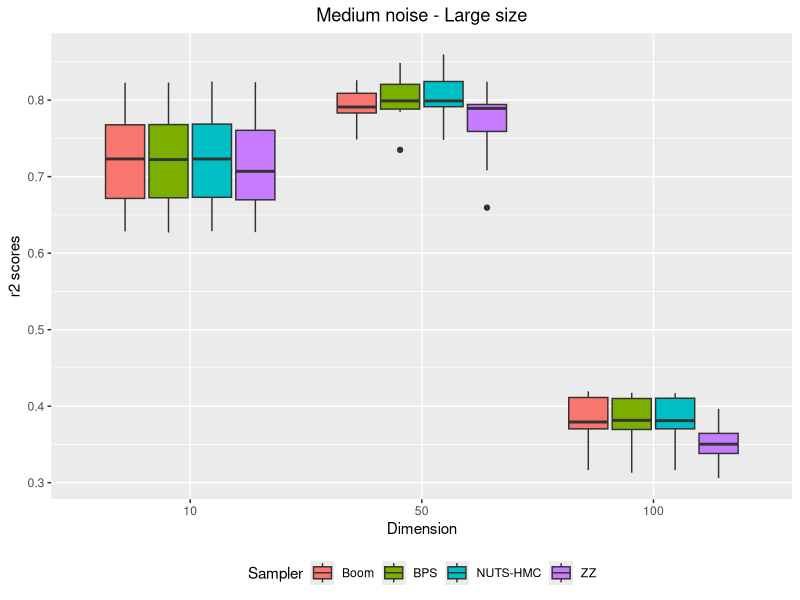

This figure's R source:
# plot by number of dimensions
library(ggplot2)

r2scores_bk_d10_n1000_smed = read.csv("r2scores_bk_d10_n1000_smed.csv")
r2scores_zz_d10_n1000_smed = read.csv("r2scores_zz_d10_n1000_smed.csv")
r2scores_hmc_d10_n1000_smed = read.csv("r2scores_hmc_d10_n1000_smed.csv")
r2scores_bps_d10_n1000_smed = read.csv("r2scores_bps_d10_n1000_smed.csv")
r2scores_bk_d50_n1000_smed = read.csv("r2scores_bk_d50_n1000_smed.csv")
r2scores_zz_d50_n1000_smed = read.csv("r2scores_zz_d50_n1000_smed.csv")
r2scores_hmc_d50_n1000_smed = read.csv("r2scores_hmc_d50_n1000_smed.csv")
r2scores_bps_d50_n1000_smed = read.csv("r2scores_bps_d50_n1000_smed.csv")
r2scores_bk_d100_n10000_smed = read.csv("r2scores_bk_d100_n10000_smed.csv")
r2scores_zz_d100_n10000_smed = read.csv("r2scores_zz_d100_n10000_smed.csv")
r2scores_hmc_d100_n10000_smed = read.csv("r2scores_hmc_d100_n10000_smed.csv")
r2scores_bps_d100_n10000_smed = read.csv("r2scores_bps_d100_n10000_smed.csv")

#dataframe creation 
r2scores_d10 = c(r2scores_bk_d10_n1000_smed$X0,r2scores_bps_d10_n1000_smed$X0,r2scores_zz_d10_n1000_smed$X0,r2scores_hmc_d10_n1000_smed$X0)
r2scores_d50 = c(r2scores_bk_d50_n1000_smed$X0,r2scores_bps_d50_n1000_smed$X0,r2scores_zz_d50_n1000_smed$X0,r2scores_hmc_d50_n1000_smed$X0)
r2scores_d100 = c(r2scores_bk_d100_n10000_smed$X0,r2scores_bps_d100_n10000_smed$X0,r2scores_zz_d100_n10000_smed$X0,r2scores_hmc_d100_n10000_smed$X0)
r2scores_val = c(r2scores_d10, r2scores_d50, r2scores_d100)
r2scores = c("10", "50", "100")
d_val = rep(r2scores, each=40)
samplers = c("Boom", "BPS", "ZZ", "NUTS-HMC")
s_val = c(rep(samplers, each=10),rep(samplers, each=10),rep(samplers, each=10))

df = data.frame(d_val, r2scores_val, s_val)

#plot 
png("r2scores_by_dimension_nlar_smed.png", units="in", width=5, height=5, res=600)
ggplot(df, aes(x=factor(d_val, level=c("10", "50", "100")), y=r2scores_val, fill=s_val)) + 
  geom_boxplot() + xlab("Dimension") + ylab("r2 scores") + ggtitle("Medium noise - Large size")+ labs(fill='Sampler') + theme(plot.title = element_text(hjust = 0.5), legend.position="bottom")
dev.off()
